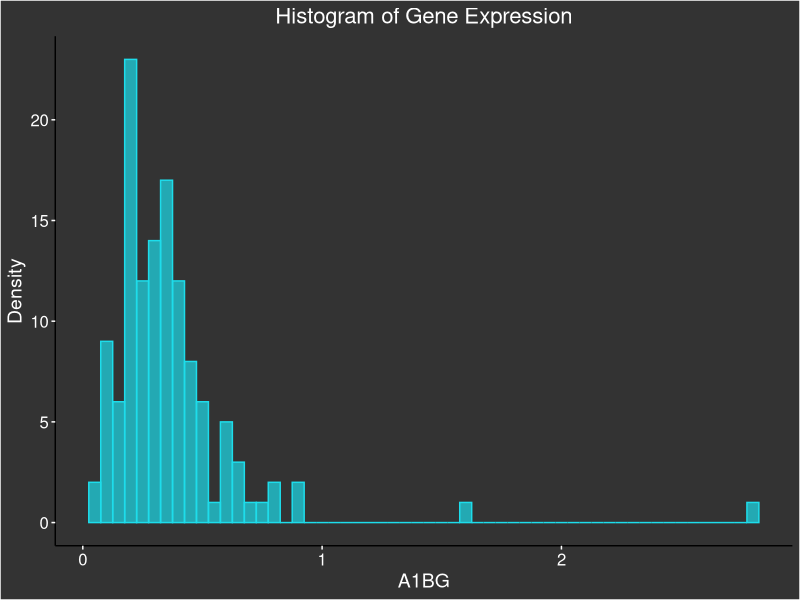
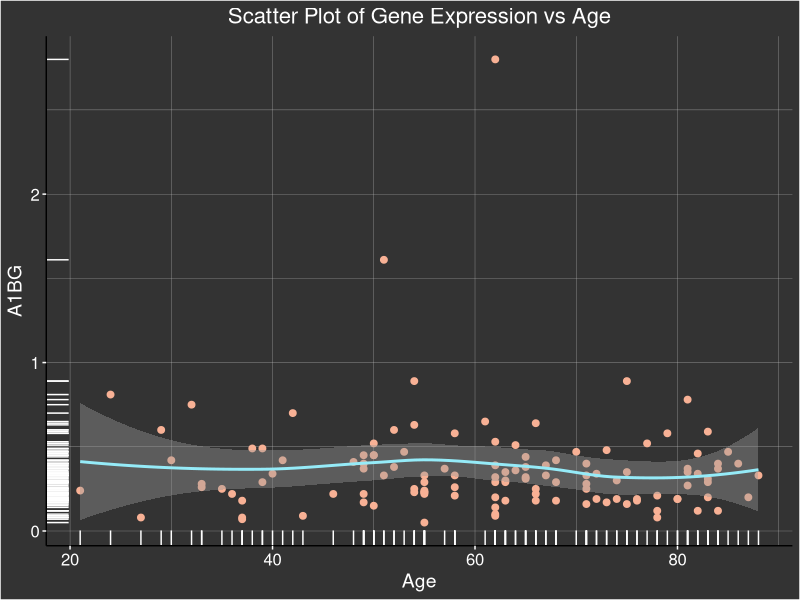
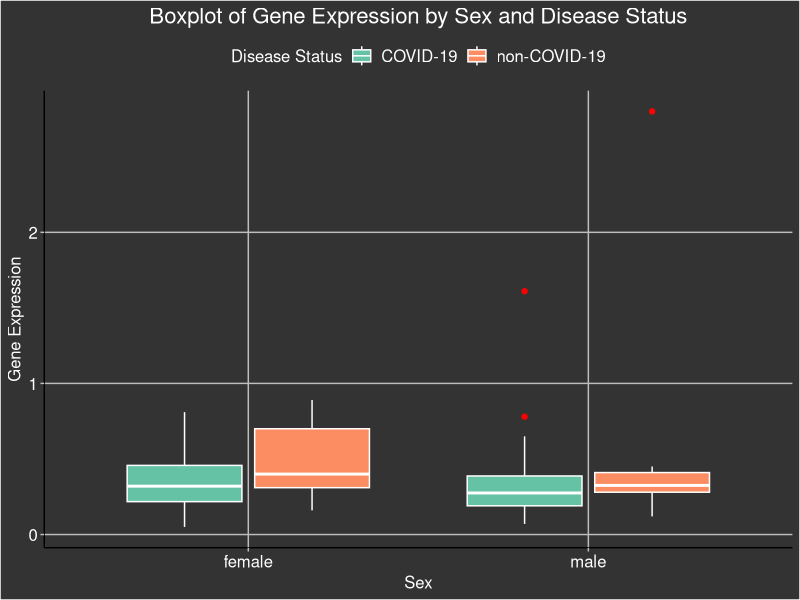
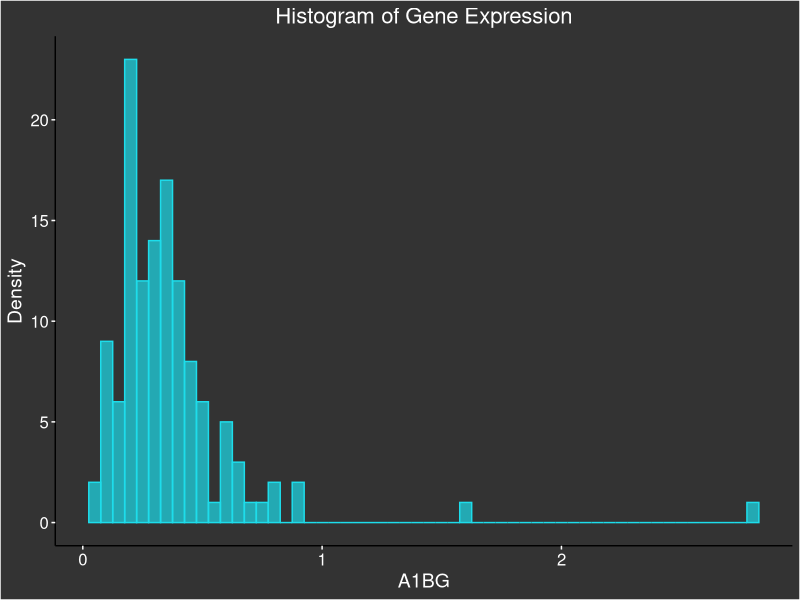
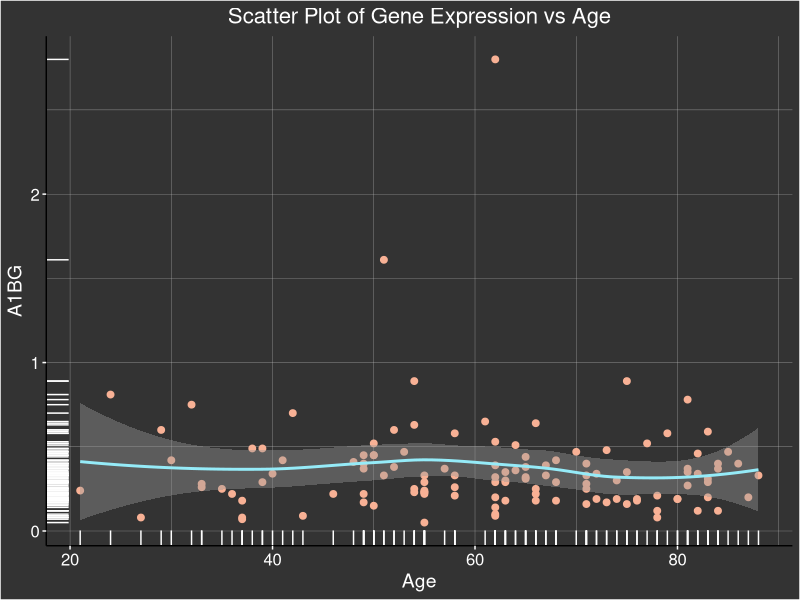
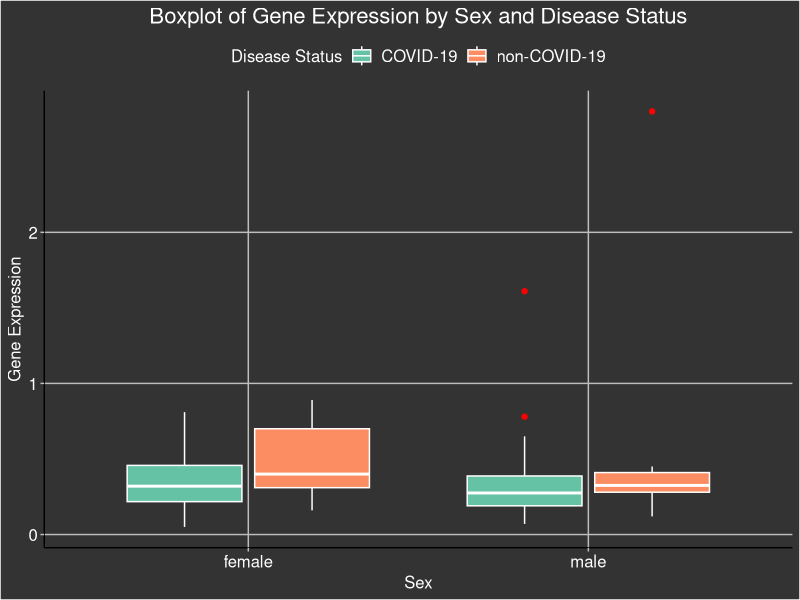

Write the R code that produced these figures, in order.
## ---- chunk 1
# Load necessary libraries
library(ggplot2)
library(dplyr)
library(readr)
library(data.table) #this is for the transpose function
library(systemfonts) #this is for the font
## ---- chunk 2
# Load the datasets
genes_data <- read_csv('dataset/QBS103_GSE157103_genes.csv', show_col_types = FALSE)
metadata <- read_csv('dataset/QBS103_GSE157103_series_matrix.csv', show_col_types = FALSE)
# Rename the column `...1` to `Genes`
genes_data <- genes_data %>% rename(Genes = `...1`)
## ---- chunk 3
# Select the first gene
gene <- genes_data[1, ]
# save the gene name
gene_name <- as.character(gene[1,1])
print(gene)
# transpose the selected gene for better merging the dataset and rename the column name
transposed_gene <- transpose(gene[-1]) %>% rename(!!gene_name := V1)
# combine two datasets with participant_is and gene
# such that we have a transposed gene dataset with two column, prepare for merging
transposed_gene_data <- cbind(participant_id = colnames(gene[-1]), transposed_gene)
# merge the dataset
merged_data <- merge(metadata, transposed_gene_data, by = "participant_id")
## ---- chunk 4
# select one continuous covariate and two categorical covariate 
continuous_covariate <- "age" 
categorical_covariate1 <- "sex" 
categorical_covariate2 <- "disease_status" 
## ---- chunk 5
### Plots ###
# Histogram for gene expression
gene_histogram <- ggplot(merged_data, aes(x = !!sym(gene_name))) + 
  geom_histogram(binwidth = 0.05, color = "#1dddeb", 
                 fill = "#1dddeb", alpha = 0.7) +
  labs(x = gene_name, y = "Density") +
  theme_classic() +
  theme(
    plot.background = element_rect(fill = '#333333'),
    panel.background = element_rect(fill = '#333333'),
    text = element_text( color = 'white', size = 20),
    axis.title = element_text(size = 14),
    axis.text = element_text(size = 12, color = 'white'),
    axis.ticks = element_line(color = "white"),
    plot.title = element_text(size = 16, hjust = 0.5, color = 'white')
  ) +
  ggtitle("Histogram of Gene Expression")

# Save the histogram
ggsave("plots/gene_histogram.png", plot = gene_histogram, width = 16, height = 9)

# Print the histogram
print(gene_histogram)

# This aesthetic is inspired by https://waterdata.usgs.gov/blog/ggplot-jazz/
## ---- chunk 6
# Notice that there is a ":" value in the age, we have to filter it out first
merged_data$age <- as.numeric(merged_data$age)
filtered_data <- merged_data %>% filter(!is.na(age))
# Scatter Plot
scatter_plot <- ggplot(filtered_data, aes(x = age, y = !!sym(gene_name))) + 
  geom_point(color = "#F8B195", size = 2) + 
  geom_smooth(method = "loess", color = "#95ebf8") +  # Add a LOESS curve
  geom_rug(color = "white") +  # Add a rug plot
  labs(x = "Age", y = gene_name) +
  theme_classic() +
  theme(
    plot.background = element_rect(fill = '#333333'),
    panel.background = element_rect(fill = '#333333'),
    text = element_text( color = 'white', size = 20),
    axis.title = element_text( size = 14, color = 'white'),
    axis.text = element_text( size = 12, color = 'white'),
    axis.ticks = element_line(color = "white"),
    plot.title = element_text( size = 16, hjust = 0.5, color = 'white'),
    panel.grid.major = element_line(color = "gray", size = 0.1),
    panel.grid.minor = element_line(color = "gray", size = 0.1)
  ) +
  ggtitle("Scatter Plot of Gene Expression vs Age")

# Save the scatter plot
ggsave("plots/scatter_plot.png", plot = scatter_plot, width = 16, height = 9)

# Print the scatter plot
print(scatter_plot)
# This aesthetic is inspired by https://waterdata.usgs.gov/blog/ggplot-jazz/
## ---- chunk 7
# filter out data points with unkown sex
merged_data <- merged_data %>% filter(sex != "unknown")
# Define a color palette and labels for the legend
palette <- c("disease state: COVID-19" = "#66c2a5", "disease state: non-COVID-19" = "#fc8d62")
labels <- c("disease state: COVID-19" = "COVID-19", "disease state: non-COVID-19" = "non-COVID-19")

# Plot
boxplot <- ggplot(merged_data, aes_string(x = categorical_covariate1,
                                          y = gene_name, 
                                          fill = categorical_covariate2)) + 
  geom_boxplot(outlier.color = "red", color = "white") + 
  labs(x = "Sex", y = "Gene Expression", fill = "Disease Status") +
  theme_classic() +
  theme(
    plot.background = element_rect(fill = '#333333'),
    panel.background = element_rect(fill = '#333333'),
    text = element_text( color = 'white', size = 14),
    axis.title = element_text( size = 12, color = 'white'),
    axis.text = element_text( size = 12, color = 'white'),
    axis.ticks = element_line(color = "gray"),
    plot.title = element_text( size = 16, color = 'white', hjust=0.5),
    legend.position = 'top',
    legend.background = element_rect(fill = "#333333"),
    legend.text = element_text( color = 'white', size = 12),
    legend.title = element_text( color = 'white', size = 12),
    legend.key = element_rect(fill = "#333333"),
    panel.grid.major = element_line(color = "gray", size = 0.5)
  ) +
  scale_fill_manual(values = palette, labels = labels) + 
  ggtitle("Boxplot of Gene Expression by Sex and Disease Status")

# Save the boxplot
ggsave("plots/boxplot.png", plot = boxplot, width = 16, height = 9)

# Print the boxplot
print(boxplot)
